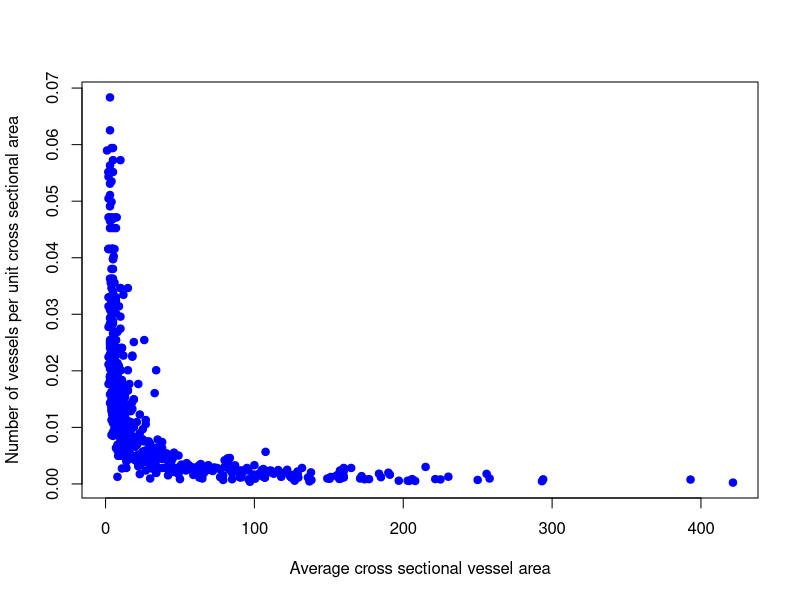
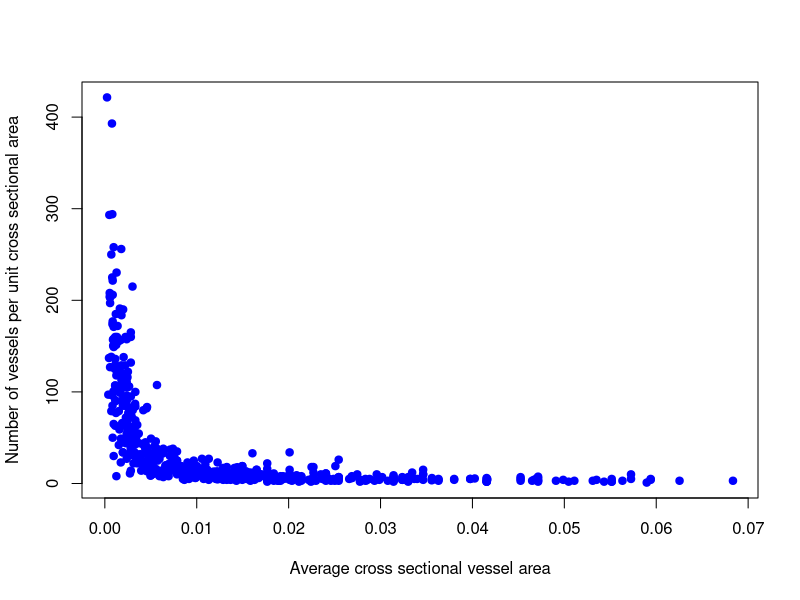
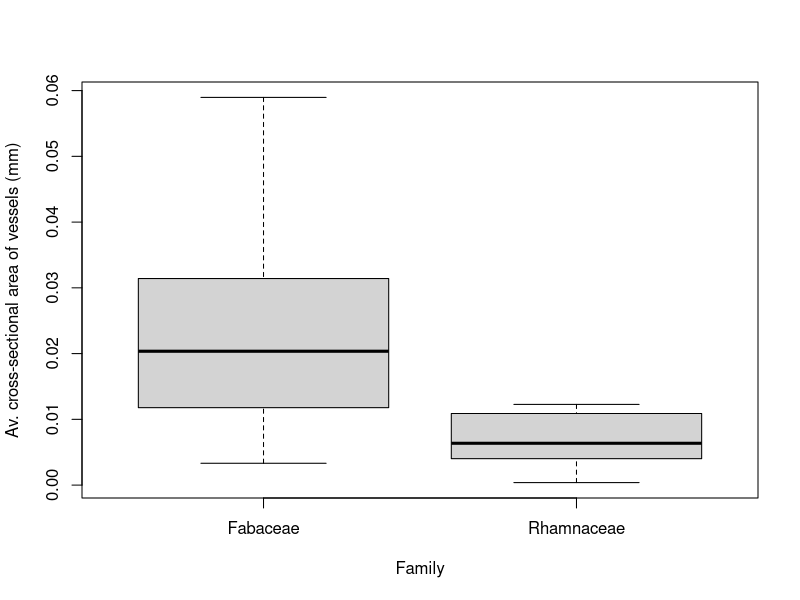

Write the R code that produced these figures, in order.
## ---- chunk 1
data1 <- read.csv(file = "woods.csv")
## ---- chunk 2
head(data1)
## ---- chunk 3
head(data1)
## ---- chunk 4
names(data1)
## ---- chunk 5
data1$A.mm
## ---- chunk 6
plot(data1$N.mm,data1$A.mm, pch = 19, xlab = "Average cross sectional vessel area", ylab = "Number of vessels per unit cross sectional area", col="blue")
## ---- chunk 7
library(dplyr)
## ---- chunk 8
select(data1, A.mm)
## ---- chunk 9
p = data.frame(select(data1, A.mm), select(data1, N.mm))
plot(p, pch = 19, xlab = "Average cross sectional vessel area",ylab = "Number of vessels per unit cross sectional area", col="blue")
## ---- chunk 10
Rhamnaceae = data1[data1$Family=="Rhamnaceae",]
Fabaceae = data1[data1$Family=="Fabaceae",]
## ---- chunk 11
head(Rhamnaceae)
head(Fabaceae)
length(Rhamnaceae[,1])
length(Fabaceae[,1])
## ---- chunk 12
Rhamnaceae = filter(data1,Family=="Rhamnaceae")
Fabaceae = filter(data1,Family=="Fabaceae")
## ---- chunk 13
data = data.frame(Family = c(Rhamnaceae$Family,Fabaceae$Family), Area = c(Rhamnaceae$A.mm, Fabaceae$A.mm))
## ---- chunk 14
head(data)
tail(data)
## ---- chunk 15
data = select(data1,Family, Area=A.mm) %>%
  filter(Family=="Rhamnaceae"|Family=="Fabaceae")
tail(data)
## ---- chunk 16
boxplot(Area~Family, data, ylab = "Av. cross-sectional area of vessels (mm)")
## ---- chunk 17
t.test(Rhamnaceae$A.mm, Fabaceae$A.mm, alternative = 'two.sided',paired = FALSE)
## ---- chunk 18
Rham.area = filter(data1,Family == "Rhamnaceae") %>% select(A.mm)
Faba.area = filter(data1,Family == "Fabaceae") %>% select(A.mm)
t.test(Rham.area, Faba.area)
